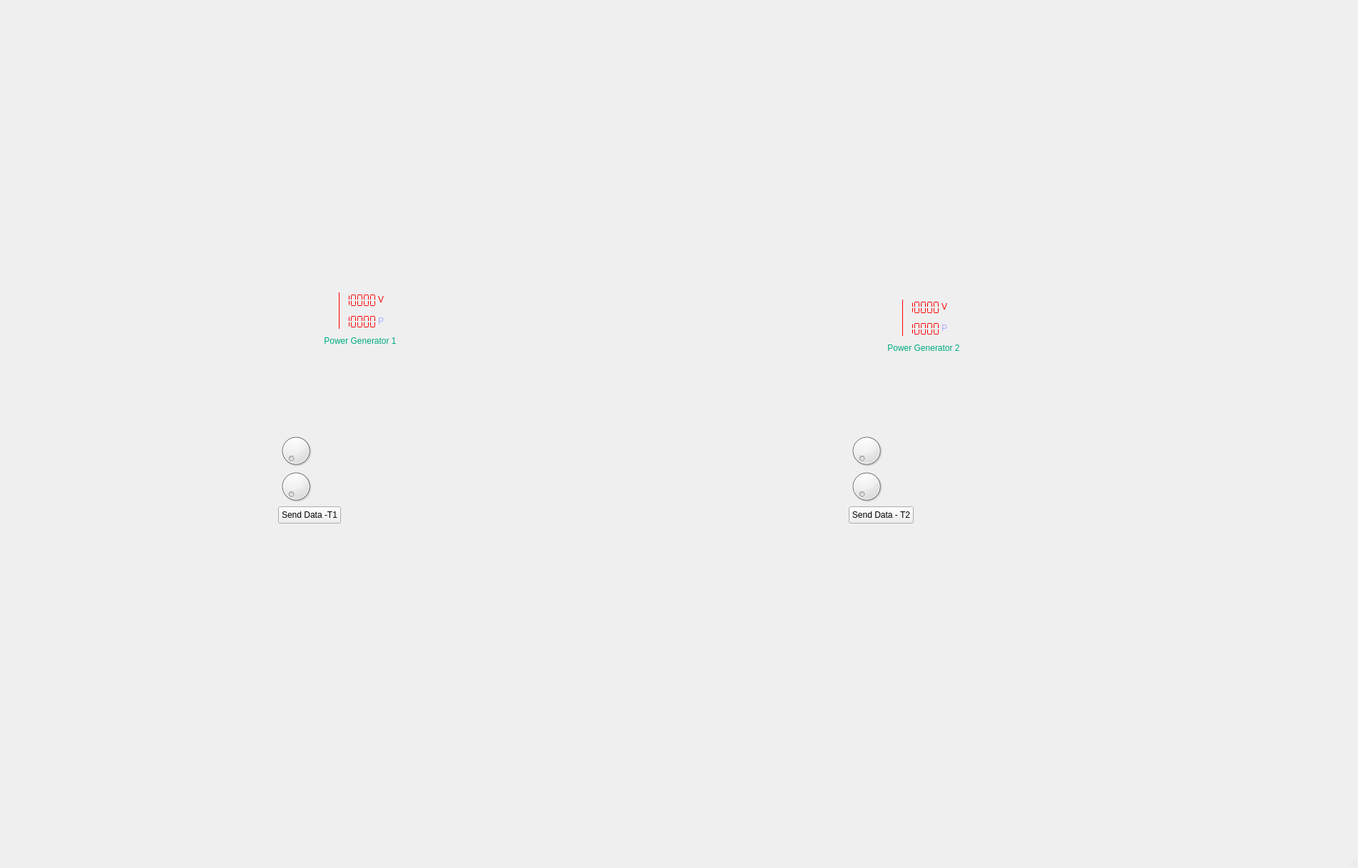
<?xml version="1.0" encoding="UTF-8"?>
<ui version="4.0">
 <class>MainWindow</class>
 <widget class="QMainWindow" name="MainWindow">
  <property name="geometry">
   <rect>
    <x>0</x>
    <y>0</y>
    <width>1904</width>
    <height>1217</height>
   </rect>
  </property>
  <property name="windowTitle">
   <string>MainWindow</string>
  </property>
  <widget class="QWidget" name="centralwidget">
   <widget class="QPushButton" name="sendDataTrans1">
    <property name="geometry">
     <rect>
      <x>390</x>
      <y>710</y>
      <width>88</width>
      <height>24</height>
     </rect>
    </property>
    <property name="text">
     <string>Send Data -T1</string>
    </property>
   </widget>
   <widget class="QPushButton" name="sendDataTrans2">
    <property name="geometry">
     <rect>
      <x>1190</x>
      <y>710</y>
      <width>91</width>
      <height>24</height>
     </rect>
    </property>
    <property name="text">
     <string>Send Data - T2</string>
    </property>
   </widget>
   <widget class="QDial" name="dialTrans1">
    <property name="geometry">
     <rect>
      <x>390</x>
      <y>600</y>
      <width>50</width>
      <height>64</height>
     </rect>
    </property>
    <property name="minimum">
     <number>10</number>
    </property>
    <property name="maximum">
     <number>260</number>
    </property>
   </widget>
   <widget class="QDial" name="dialTrans2">
    <property name="geometry">
     <rect>
      <x>1190</x>
      <y>600</y>
      <width>50</width>
      <height>64</height>
     </rect>
    </property>
    <property name="minimum">
     <number>10</number>
    </property>
    <property name="maximum">
     <number>260</number>
    </property>
   </widget>
   <widget class="QLabel" name="vTrans1">
    <property name="geometry">
     <rect>
      <x>440</x>
      <y>610</y>
      <width>81</width>
      <height>31</height>
     </rect>
    </property>
    <property name="styleSheet">
     <string notr="true">font: 14pt &quot;Segoe UI&quot;;</string>
    </property>
    <property name="text">
     <string/>
    </property>
   </widget>
   <widget class="QLabel" name="vTrans2">
    <property name="geometry">
     <rect>
      <x>1240</x>
      <y>610</y>
      <width>81</width>
      <height>31</height>
     </rect>
    </property>
    <property name="styleSheet">
     <string notr="true">font: 14pt &quot;Segoe UI&quot;;</string>
    </property>
    <property name="text">
     <string/>
    </property>
   </widget>
   <widget class="QWidget" name="generator2" native="true">
    <property name="geometry">
     <rect>
      <x>1150</x>
      <y>70</y>
      <width>251</width>
      <height>531</height>
     </rect>
    </property>
    <widget class="QLabel" name="label_89">
     <property name="geometry">
      <rect>
       <x>170</x>
       <y>350</y>
       <width>9</width>
       <height>20</height>
      </rect>
     </property>
     <property name="styleSheet">
      <string notr="true">color:red;</string>
     </property>
     <property name="text">
      <string>V</string>
     </property>
    </widget>
    <widget class="QFrame" name="frame_63">
     <property name="geometry">
      <rect>
       <x>90</x>
       <y>350</y>
       <width>51</width>
       <height>51</height>
      </rect>
     </property>
     <property name="styleSheet">
      <string notr="true">color:red;</string>
     </property>
     <property name="frameShape">
      <enum>QFrame::Shape::VLine</enum>
     </property>
     <property name="frameShadow">
      <enum>QFrame::Shadow::Plain</enum>
     </property>
    </widget>
    <widget class="QLabel" name="label_87">
     <property name="geometry">
      <rect>
       <x>90</x>
       <y>410</y>
       <width>110</width>
       <height>16</height>
      </rect>
     </property>
     <property name="styleSheet">
      <string notr="true">color: rgb(0, 170, 127);
font: 900 italic 9pt &quot;Segoe UI&quot;;</string>
     </property>
     <property name="text">
      <string>Power Generator 2</string>
     </property>
     <property name="alignment">
      <set>Qt::AlignmentFlag::AlignCenter</set>
     </property>
    </widget>
    <widget class="QLCDNumber" name="gen2V">
     <property name="geometry">
      <rect>
       <x>120</x>
       <y>350</y>
       <width>51</width>
       <height>23</height>
      </rect>
     </property>
     <property name="styleSheet">
      <string notr="true">background:transparent;
color:red;</string>
     </property>
     <property name="segmentStyle">
      <enum>QLCDNumber::SegmentStyle::Flat</enum>
     </property>
     <property name="value" stdset="0">
      <double>10000.000000000000000</double>
     </property>
    </widget>
    <widget class="QLCDNumber" name="gen2P">
     <property name="geometry">
      <rect>
       <x>120</x>
       <y>380</y>
       <width>51</width>
       <height>23</height>
      </rect>
     </property>
     <property name="styleSheet">
      <string notr="true">background:transparent;
color:red;</string>
     </property>
     <property name="segmentStyle">
      <enum>QLCDNumber::SegmentStyle::Flat</enum>
     </property>
     <property name="value" stdset="0">
      <double>10000.000000000000000</double>
     </property>
    </widget>
    <widget class="QLabel" name="label_88">
     <property name="geometry">
      <rect>
       <x>170</x>
       <y>380</y>
       <width>9</width>
       <height>20</height>
      </rect>
     </property>
     <property name="styleSheet">
      <string notr="true">color:rgb(170, 170, 255);</string>
     </property>
     <property name="text">
      <string>P</string>
     </property>
    </widget>
   </widget>
   <widget class="QWidget" name="generator1" native="true">
    <property name="geometry">
     <rect>
      <x>360</x>
      <y>70</y>
      <width>251</width>
      <height>531</height>
     </rect>
    </property>
    <widget class="QLabel" name="label_84">
     <property name="geometry">
      <rect>
       <x>170</x>
       <y>370</y>
       <width>9</width>
       <height>20</height>
      </rect>
     </property>
     <property name="styleSheet">
      <string notr="true">color:rgb(170, 170, 255);</string>
     </property>
     <property name="text">
      <string>P</string>
     </property>
    </widget>
    <widget class="QFrame" name="frame_62">
     <property name="geometry">
      <rect>
       <x>90</x>
       <y>340</y>
       <width>51</width>
       <height>51</height>
      </rect>
     </property>
     <property name="styleSheet">
      <string notr="true">color:red;</string>
     </property>
     <property name="frameShape">
      <enum>QFrame::Shape::VLine</enum>
     </property>
     <property name="frameShadow">
      <enum>QFrame::Shadow::Plain</enum>
     </property>
    </widget>
    <widget class="QLabel" name="label_85">
     <property name="geometry">
      <rect>
       <x>90</x>
       <y>400</y>
       <width>110</width>
       <height>16</height>
      </rect>
     </property>
     <property name="styleSheet">
      <string notr="true">color: rgb(0, 170, 127);
font: 900 italic 9pt &quot;Segoe UI&quot;;</string>
     </property>
     <property name="text">
      <string>Power Generator 1</string>
     </property>
     <property name="alignment">
      <set>Qt::AlignmentFlag::AlignCenter</set>
     </property>
    </widget>
    <widget class="QLCDNumber" name="gen1V">
     <property name="geometry">
      <rect>
       <x>120</x>
       <y>340</y>
       <width>51</width>
       <height>23</height>
      </rect>
     </property>
     <property name="styleSheet">
      <string notr="true">background:transparent;
color:red;</string>
     </property>
     <property name="segmentStyle">
      <enum>QLCDNumber::SegmentStyle::Flat</enum>
     </property>
     <property name="value" stdset="0">
      <double>10000.000000000000000</double>
     </property>
    </widget>
    <widget class="QLCDNumber" name="gen1P">
     <property name="geometry">
      <rect>
       <x>120</x>
       <y>370</y>
       <width>51</width>
       <height>23</height>
      </rect>
     </property>
     <property name="styleSheet">
      <string notr="true">background:transparent;
color:red;</string>
     </property>
     <property name="segmentStyle">
      <enum>QLCDNumber::SegmentStyle::Flat</enum>
     </property>
     <property name="value" stdset="0">
      <double>10000.000000000000000</double>
     </property>
    </widget>
    <widget class="QLabel" name="label_86">
     <property name="geometry">
      <rect>
       <x>170</x>
       <y>340</y>
       <width>9</width>
       <height>20</height>
      </rect>
     </property>
     <property name="styleSheet">
      <string notr="true">color:red;</string>
     </property>
     <property name="text">
      <string>V</string>
     </property>
    </widget>
   </widget>
   <widget class="QLabel" name="vTrans1_2">
    <property name="geometry">
     <rect>
      <x>440</x>
      <y>660</y>
      <width>81</width>
      <height>31</height>
     </rect>
    </property>
    <property name="styleSheet">
     <string notr="true">font: 14pt &quot;Segoe UI&quot;;</string>
    </property>
    <property name="text">
     <string/>
    </property>
   </widget>
   <widget class="QDial" name="dialTrans1_2">
    <property name="geometry">
     <rect>
      <x>390</x>
      <y>650</y>
      <width>50</width>
      <height>64</height>
     </rect>
    </property>
    <property name="minimum">
     <number>0</number>
    </property>
    <property name="maximum">
     <number>6000</number>
    </property>
   </widget>
   <widget class="QLabel" name="vTrans2_2">
    <property name="geometry">
     <rect>
      <x>1240</x>
      <y>660</y>
      <width>81</width>
      <height>31</height>
     </rect>
    </property>
    <property name="styleSheet">
     <string notr="true">font: 14pt &quot;Segoe UI&quot;;</string>
    </property>
    <property name="text">
     <string/>
    </property>
   </widget>
   <widget class="QDial" name="dialTrans2_2">
    <property name="geometry">
     <rect>
      <x>1190</x>
      <y>650</y>
      <width>50</width>
      <height>64</height>
     </rect>
    </property>
    <property name="minimum">
     <number>0</number>
    </property>
    <property name="maximum">
     <number>6000</number>
    </property>
   </widget>
  </widget>
  <widget class="QMenuBar" name="menubar">
   <property name="geometry">
    <rect>
     <x>0</x>
     <y>0</y>
     <width>1904</width>
     <height>21</height>
    </rect>
   </property>
  </widget>
  <widget class="QStatusBar" name="statusbar"/>
 </widget>
 <resources/>
 <connections/>
</ui>
